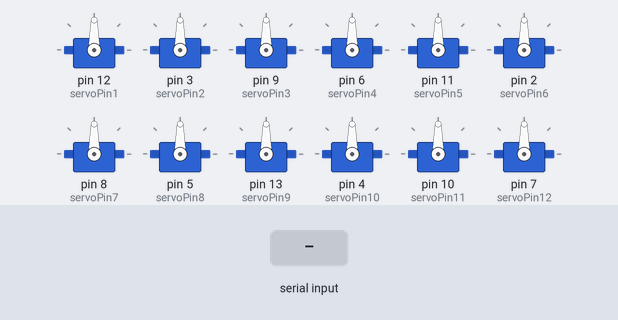
A sketch run on a simulated Arduino Uno, built with avr-gcc and run on an emulated ATmega328P. Shown: 12 × servo. Inputs (shaded band) come from the test bench.

Above: at 1.2 s.
1.3 s: "on" received over the second serial link
At 2.0 s:
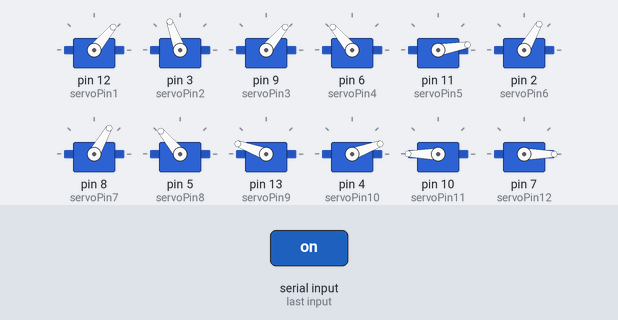
At 2.7 s:
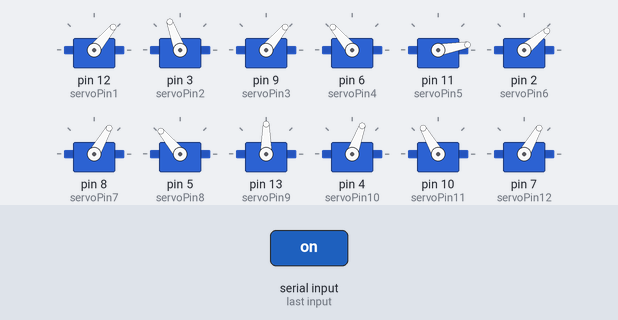
Timing chart, 0 to 4.3 s (numbered marks = the images above; inputs shaded):
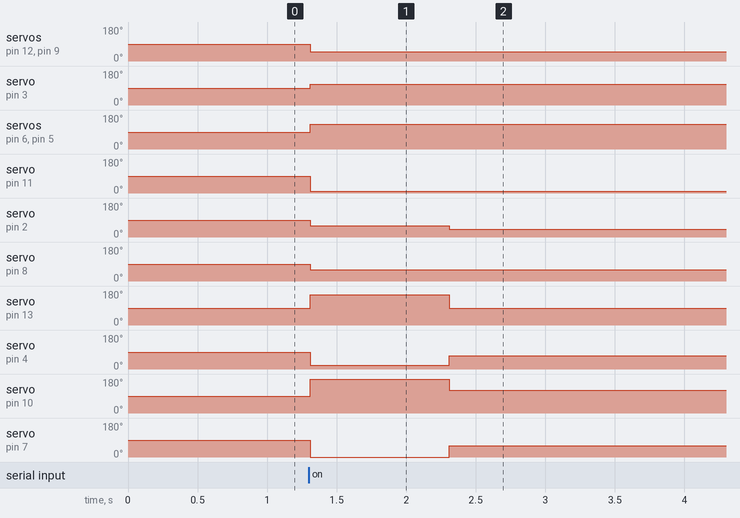

Measured:
- after the input at 1.3 s, servo on pin 12 (servoPin1), servo on pin 9 (servoPin3): 90° → 50° at once; servo on pin 3 (servoPin2): 90° → 110° at once; servo on pin 6 (servoPin4), servo on pin 5 (servoPin8): 90° → 130° at once; servo on pin 11 (servoPin5): 90° → 10° at once; servo on pin 2 (servoPin6): 90° → 60° at once, → 40° 1.0 s later

The sketch:

4.ino
```cpp
#include <SoftwareSerial.h> //시리얼 통신 라이브러리 호출
#include "Servo.h" //서보 라이브러리

int blueTx=53;   //Tx (블투 보내는핀 설정)
int blueRx=52;   //Rx (블투 받는핀 설정)
SoftwareSerial mySerial(blueTx, blueRx);  //시리얼 통신을 위한 객체선언
String myString=""; //받는 문자열

Servo h1;
Servo h2;
Servo h3;
Servo h4;
Servo h5;
Servo h6;
Servo h7;
Servo h8;
Servo h9;
Servo h10;
Servo h11;
Servo h12;

int servoPin1 = 12;//오 뒤 앞으로180 뒤로 0
int servoPin2 = 3;//왼 뒤 앞으로 0 뒤로 180
int servoPin3 = 9;//오 앞 앞으로 180 뒤로 0
int servoPin4 = 6;//왼 앞  앞으로 0 뒤로 180
int servoPin5 = 11;//오 뒤 위 안쪽으로 180 밖으로 0 밖으로 많이 안뻗음
int servoPin6 = 2;//왼 뒤 위 안쪽으로 0 밖으로 180 밖으로 많이 뻗음
int servoPin7 = 8;//오 앞 위 안쪽으로 0 밖으로 180 밖으로 많이 뻗음
int servoPin8 = 5;//왼 앞 위 안쪽으로 180 밖으로 0 밖으로 많이 뻗음
int servoPin9 = 13;//오 뒤 밑 뒤로 0 앞으로 180 앞으로 별로안옴 조립필수
int servoPin10 = 4;//왼 뒤 밑 뒤로 180 앞으로 0 앞으로 별로안옴 조립필수
int servoPin11 = 10;//오 앞 밑 뒤로 0 앞으로 180 앞으로 별로안옴 조립필수
int servoPin12 = 7;//왼 뒤 밑 뒤로 180 앞으로 0 앞으로 별로안옴 조립필수

void setup() {

  h1.attach(servoPin1);
  h2.attach(servoPin2);
  h3.attach(servoPin3);
  h4.attach(servoPin4);
  h5.attach(servoPin5);
  h6.attach(servoPin6);
  h7.attach(servoPin7);
  h8.attach(servoPin8);
  h9.attach(servoPin9);
  h10.attach(servoPin10);
  h11.attach(servoPin11);
  h12.attach(servoPin12);
  mySerial.begin(9600); //블루투스 시리얼 개방

  }

  void loop() {
  while(mySerial.available())  //mySerial 값이 있으면
  {
    char myChar = (char)mySerial.read();  //mySerial int형식의 값을 char형식으로 변환
    myString+=myChar;   //수신되는 문자열을 myString에 모두 붙임 (1바이트씩 전송되는 것을 모두 붙임)
    delay(5);           //수신 문자열 끊김 방지
  }

  if(!myString.equals(""))  //myString 값이 있다면
  {
    Serial.println("input value: "+myString); //시리얼모니터에 myString값 출력

      if(myString=="on")  //myString 값이 'on' 이라면
      {
        h1.write(50);//앞
  h2.write(110);//앞
  h3.write(50);//앞
  h4.write(130);//앞


  h9.write(160);//앞
  h10.write(20);//앞
  h11.write(180);//앞
  h12.write(0);//앞
  h5.write(10);//앞
  h6.write(60);//앞
  h7.write(60);//앞
  h8.write(130);////앞

  delay(1000);
  h9.write(90);//앞
  h10.write(70);//앞
  h11.write(120);//앞
  h12.write(60);//앞
  h5.write(10);//앞
  h6.write(40);//앞
  h7.write(60);//앞
  h8.write(130);////앞
      }
    myString="";  //myString 변수값 초기화
  }
}
```
